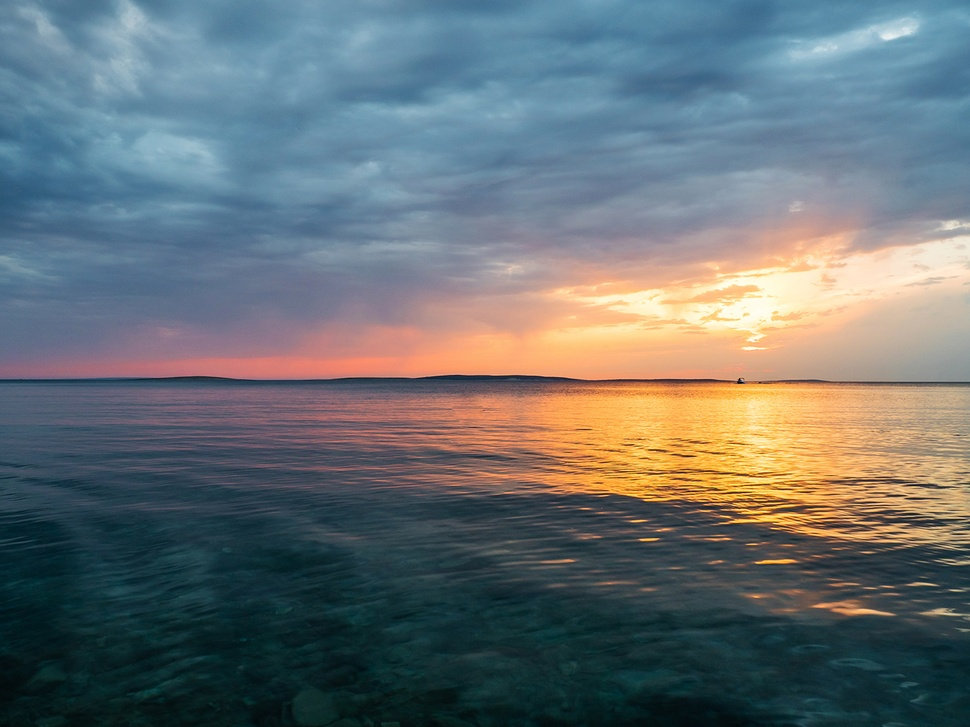
%> input picture lab-8/Pic.jpg, 970 x 727 px, shrunk from 1400 x 1050 before the run
$ octave image.m   (GNU Octave 9; MATLAB toolbox functions it lacks are replaced by stand-ins)
%> lines starting %> are read from the running program, lines starting %| are printed output that depends on the picture
input_file = "C:/Users/Hrushi'/Documents/Computational lab/lab-8/Pic.jpg"

image_data = imread(input_file);
%> image_data is the input picture: size 727x970x3 uint8; mean R, G, B 104.3, 112.6, 115
red = image_data(:, :, 1);
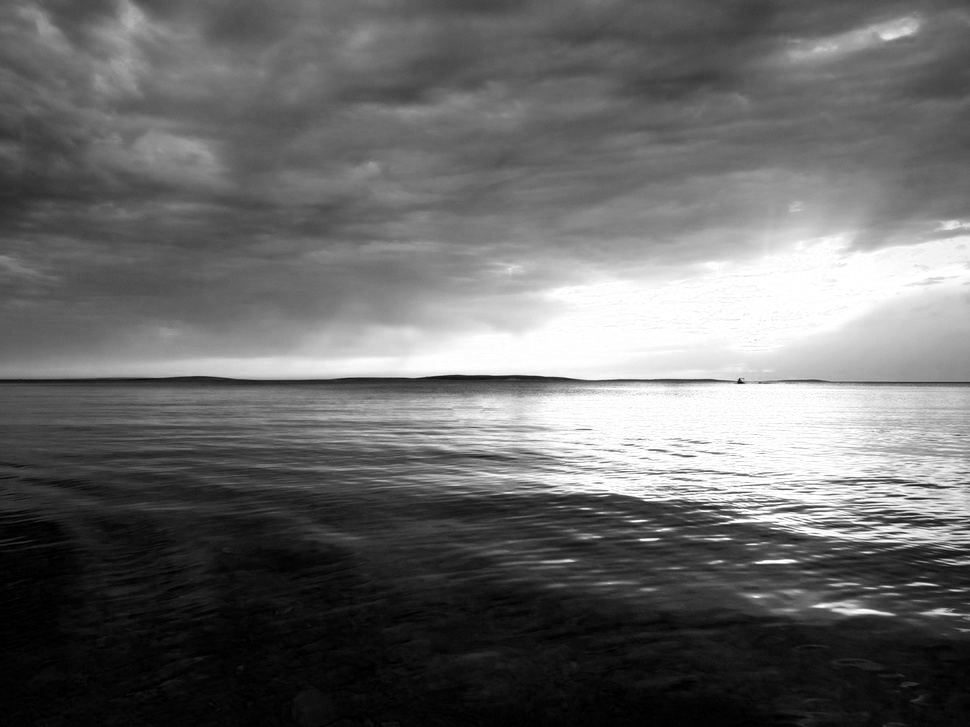
%> red: size 727x970 uint8; min 0, max 255, mean 104.3
blue = image_data(:, :, 2);
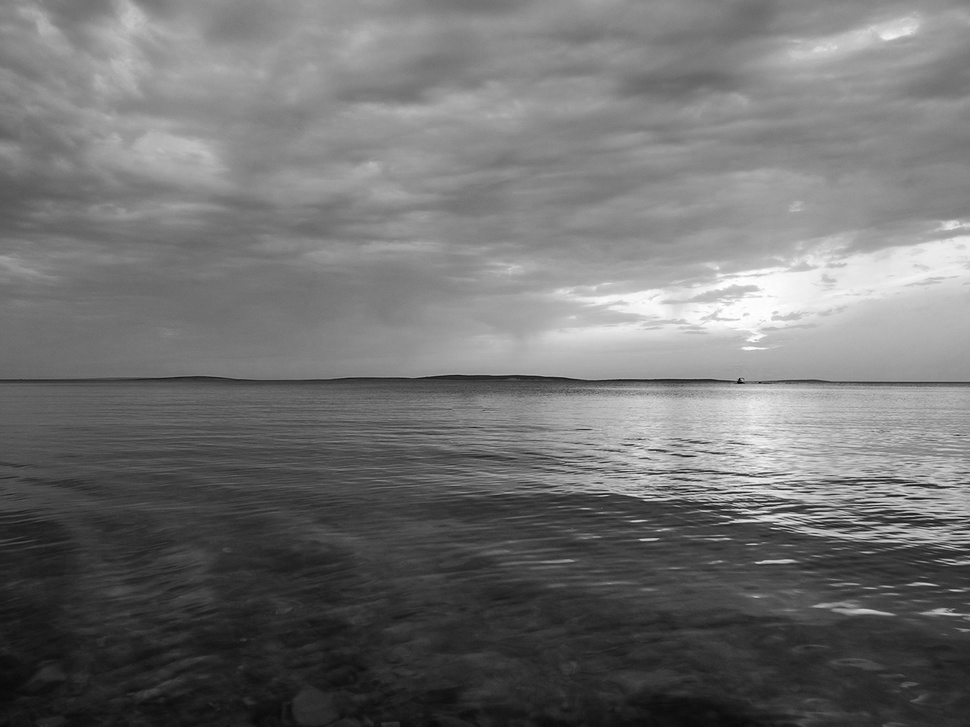
%> blue: size 727x970 uint8; min 0, max 255, mean 112.6
green = image_data(:, :, 3);
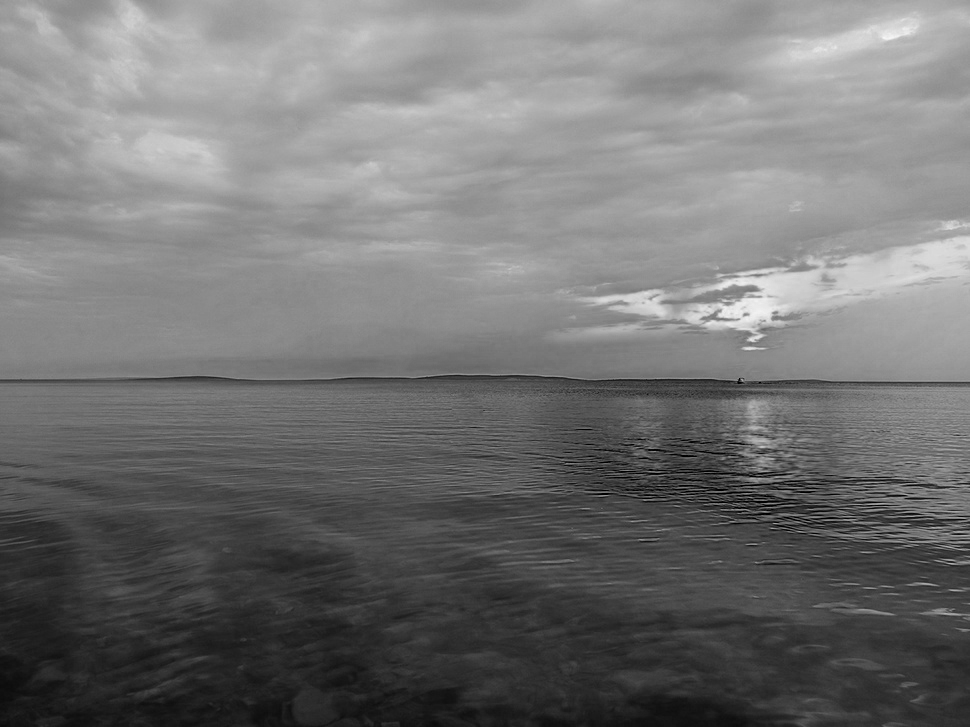
%> green: size 727x970 uint8; min 0, max 246, mean 115

red_file = 'R.csv';
blue_file = 'B.csv';
green_file = 'G.csv';
csvwrite(red_file, red)
csvwrite(green_file, green)
csvwrite(blue_file, blue)
